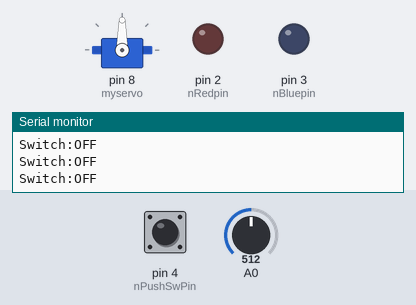
Bench run of a sketch on a simulated Arduino Uno, built with avr-gcc and run on an emulated ATmega328P. On the bench: servo, output pins drawn as LEDs (lit = HIGH), the last lines printed to the serial monitor. Dashed ring = blinking. The inputs (shaded band) are chosen by the test bench; at power-on: pin 4 (nPushSwPin) LOW, A0 = 512.

Above: at 1.2 s.
1.3 s: pin 4 (nPushSwPin) pulled HIGH for 1 s
At 1.45 s:
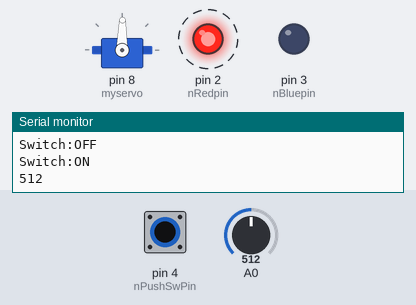
4.3 s: pin 4 (nPushSwPin) pulled HIGH for 3.2 s
At 7.8 s:
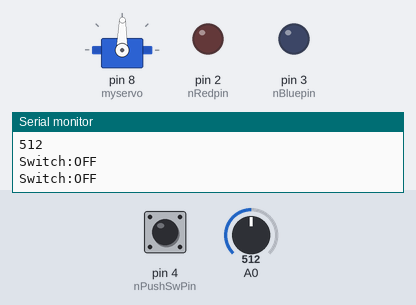
Timing chart, 0 to 9.3 s (numbered marks = the images above; inputs shaded):
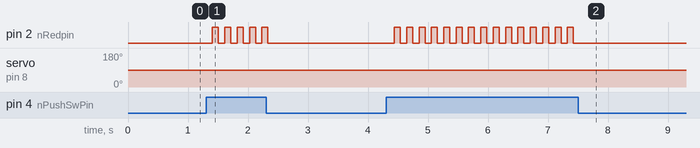

The sketch:

project_1.ino
```cpp
// C++ code
//
#include <Servo.h>

#define nRedpin 2
#define nBluepin 3
#define nPushSwPin 4
#define nDelay 100
#define MINANALOG 0
#define MAXANALOG 1023
#define MINDEGREE 0
#define MAXDEGREE 180

Servo myservo;

int P[]={nRedpin,nBluepin,nPushSwPin,nDelay}; //배열,포인터 생성
int *p=P;

void GenLEDOutPut(int x,int y,int z)
{
  digitalWrite(x,y);
  delay(z);
}

void setup()
{
  myservo.attach(8);  //서보모터를 8번으로 초기화
  pinMode(*(p+0), OUTPUT);
  pinMode(*(p+1), OUTPUT);
  pinMode(*(p+3), INPUT);
  Serial.begin(9600);
}

void loop()
{
 if(digitalRead(*(p+2)) == HIGH)
 {
   Serial.print("Switch:ON\n");

   int readValue = analogRead(A0); //  가변저항 값 읽어오기
   Serial.println(readValue);
   int a = map(readValue,MINANALOG,MAXANALOG,MINDEGREE,MAXDEGREE);  //가변저항 값을 원하는 범위 내의 값으로 재지정
   for(int i = 0;i<a;i++)    //서보모터 각도 조절
   {
     myservo.write(i);
   }

   if(a<=90)    //서보모터 각도가 90도 이하일 때 빨간 불이 들어오고 아니면 파란불이 들어오도록 설정
   {
     GenLEDOutPut(*(p+0),HIGH,*(p+3));
     GenLEDOutPut(*(p+0),LOW,*(p+3));
   }
   else
   {
     GenLEDOutPut(*(p+1),HIGH,*(p+3));
     GenLEDOutPut(*(P+1),LOW,*(p+3));
   }
 }
  else          // 스위치가 꺼져있다면 모든 LED off
  {
    Serial.print("Switch:OFF\n");
    GenLEDOutPut(*(p+0),LOW,*(p+3));
    GenLEDOutPut(*(p+1),LOW,*(p+3));
  }
}
```

Measured:
- after the input at 1.3 s, pin 2 (nRedpin): alternates HIGH for 0.10 s and LOW for 0.11 s, 10 changes in all, then stays LOW, starting after 0.11 s; servo on pin 8 (myservo): 90° → 89° after 0.11 s
- after the input at 4.3 s, pin 2 (nRedpin): alternates HIGH for 0.10 s and LOW for 0.11 s, 30 changes in all, then stays LOW, starting after 0.14 s
